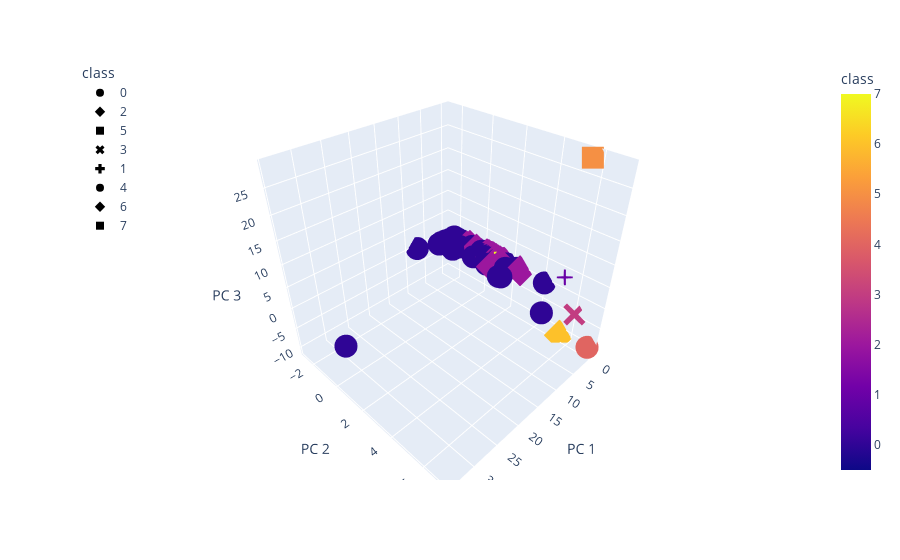

The notebook cell saved with this chart:
### Markdown cell above
### Visualizing Results

#### 3D-Scatter with Clusters

### Code cell
# Create a 3D-Scatter with the PCA data and the clusters
fig = px.scatter_3d(
    new_trading_coin_list,
    x="PC 1",
    y="PC 2",
    z="PC 3",
    color="class",
    symbol="class",
    width=800,
)
fig.update_layout(legend=dict(x=0, y=1))
fig.show()

### Figure 1 — Plotly figure (JSON) as saved in the notebook; plotly's stock layout.template omitted (floating-point values rounded to 4 significant figures; data arrays with more than 128 entries replaced by an {"elided": "..."} marker saying what was removed)
{"data": [{"hovertemplate": "class=%{marker.color}<br>PC 1=%{x}<br>PC 2=%{y}<br>PC 3=%{z}<extra></extra>", "legendgroup": "0", "marker": {"color": {"elided": "378 int values"}, "coloraxis": "coloraxis", "symbol": "circle"}, "mode": "markers", "name": "0", "scene": "scene", "showlegend": true, "type": "scatter3d", "x": {"elided": "378 float values"}, "y": {"elided": "378 float values"}, "z": {"elided": "378 float values"}}, {"hovertemplate": "class=%{marker.color}<br>PC 1=%{x}<br>PC 2=%{y}<br>PC 3=%{z}<extra></extra>", "legendgroup": "2", "marker": {"color": {"elided": "148 int values"}, "coloraxis": "coloraxis", "symbol": "diamond"}, "mode": "markers", "name": "2", "scene": "scene", "showlegend": true, "type": "scatter3d", "x": {"elided": "148 float values"}, "y": {"elided": "148 float values"}, "z": {"elided": "148 float values"}}, {"hovertemplate": "class=%{marker.color}<br>PC 1=%{x}<br>PC 2=%{y}<br>PC 3=%{z}<extra></extra>", "legendgroup": "5", "marker": {"color": [5], "coloraxis": "coloraxis", "symbol": "square"}, "mode": "markers", "name": "5", "scene": "scene", "showlegend": true, "type": "scatter3d", "x": [-0.2659], "y": [5.657], "z": [28.61]}, {"hovertemplate": "class=%{marker.color}<br>PC 1=%{x}<br>PC 2=%{y}<br>PC 3=%{z}<extra></extra>", "legendgroup": "3", "marker": {"color": [3], "coloraxis": "coloraxis", "symbol": "x"}, "mode": "markers", "name": "3", "scene": "scene", "showlegend": true, "type": "scatter3d", "x": [-0.4647], "y": [6.105], "z": [-3.718]}, {"hovertemplate": "class=%{marker.color}<br>PC 1=%{x}<br>PC 2=%{y}<br>PC 3=%{z}<extra></extra>", "legendgroup": "1", "marker": {"color": [1], "coloraxis": "coloraxis", "symbol": "cross"}, "mode": "markers", "name": "1", "scene": "scene", "showlegend": true, "type": "scatter3d", "x": [-0.4579], "y": [5.258], "z": [3.627]}, {"hovertemplate": "class=%{marker.color}<br>PC 1=%{x}<br>PC 2=%{y}<br>PC 3=%{z}<extra></extra>", "legendgroup": "4", "marker": {"color": [4], "coloraxis": "coloraxis", "symbol": "circle"}, "mode": "markers", "name": "4", "scene": "scene", "showlegend": true, "type": "scatter3d", "x": [-0.4339], "y": [7.101], "z": [-9.831]}, {"hovertemplate": "class=%{marker.color}<br>PC 1=%{x}<br>PC 2=%{y}<br>PC 3=%{z}<extra></extra>", "legendgroup": "6", "marker": {"color": [6], "coloraxis": "coloraxis", "symbol": "diamond"}, "mode": "markers", "name": "6", "scene": "scene", "showlegend": true, "type": "scatter3d", "x": [-0.468], "y": [5.495], "z": [-10.77]}, {"hovertemplate": "class=%{marker.color}<br>PC 1=%{x}<br>PC 2=%{y}<br>PC 3=%{z}<extra></extra>", "legendgroup": "7", "marker": {"color": [7], "coloraxis": "coloraxis", "symbol": "square"}, "mode": "markers", "name": "7", "scene": "scene", "showlegend": true, "type": "scatter3d", "x": [-0.402], "y": [1.613], "z": [-0.008698]}], "layout": {"autosize": true, "coloraxis": {"colorbar": {"title": {"text": "class"}}, "colorscale": [[0, "#0d0887"], [0.1111, "#46039f"], [0.2222, "#7201a8"], [0.3333, "#9c179e"], [0.4444, "#bd3786"], [0.5556, "#d8576b"], [0.6667, "#ed7953"], [0.7778, "#fb9f3a"], [0.8889, "#fdca26"], [1, "#f0f921"]]}, "legend": {"title": {"text": "class"}, "tracegroupgap": 0, "x": 0, "y": 1}, "margin": {"t": 60}, "scene": {"aspectmode": "auto", "aspectratio": {"x": 1, "y": 1, "z": 1}, "camera": {"center": {"x": 0, "y": 0, "z": 0}, "eye": {"x": 1.25, "y": 1.25, "z": 1.25}, "projection": {"type": "perspective"}, "up": {"x": 0, "y": 0, "z": 1}}, "domain": {"x": [0, 1], "y": [0, 1]}, "xaxis": {"title": {"text": "PC 1"}, "type": "linear"}, "yaxis": {"title": {"text": "PC 2"}, "type": "linear"}, "zaxis": {"title": {"text": "PC 3"}, "type": "linear"}}}}
